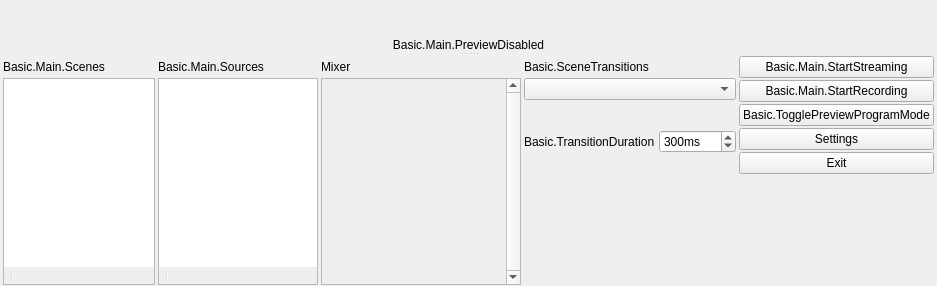
  <widget class="QWidget" name="centralwidget">
   <layout class="QHBoxLayout" name="horizontalLayout">
    <property name="leftMargin"> 
     <number>0</number> 
    </property> 
    <property name="topMargin"> 
     <number>0</number> 
    </property> 
    <property name="rightMargin"> 
     <number>0</number> 
    </property> 
    <property name="bottomMargin"> 
     <number>0</number> 
    </property> 
    <item>
     <widget class="QSplitter" name="mainSplitter">
      <property name="orientation">
       <enum>Qt::Vertical</enum>
      </property>
      <property name="childrenCollapsible">
       <bool>false</bool>
      </property>
      <widget class="QWidget" name="verticalLayoutWidget_7">
       <layout class="QVBoxLayout" name="verticalLayout_14">
        <item>
         <layout class="QHBoxLayout" name="previewLayout">
          <property name="spacing">
           <number>2</number>
          </property>
          <item>
           <layout class="QVBoxLayout" name="previewTextLayout">
            <property name="spacing">
             <number>4</number>
            </property>
            <item>
             <widget class="OBSBasicPreview" name="preview" native="true">
              <property name="sizePolicy">
               <sizepolicy hsizetype="Expanding" vsizetype="Expanding">
                <horstretch>0</horstretch>
                <verstretch>0</verstretch>
               </sizepolicy>
              </property>
              <property name="minimumSize">
               <size>
                <width>32</width>
                <height>32</height>
               </size>
              </property>
              <property name="focusPolicy">
               <enum>Qt::ClickFocus</enum>
              </property>
              <property name="contextMenuPolicy">
               <enum>Qt::CustomContextMenu</enum>
              </property>
             </widget>
            </item>
           </layout>
          </item>
         </layout>
        </item>
        <item>
         <widget class="QLabel" name="previewDisabledLabel">
          <property name="sizePolicy">
           <sizepolicy hsizetype="Expanding" vsizetype="Expanding">
            <horstretch>0</horstretch>
            <verstretch>0</verstretch>
           </sizepolicy>
          </property>
          <property name="contextMenuPolicy">
           <enum>Qt::CustomContextMenu</enum>
          </property>
          <property name="text">
           <string>Basic.Main.PreviewDisabled</string>
          </property>
          <property name="alignment">
           <set>Qt::AlignCenter</set>
          </property>
         </widget>
        </item>
       </layout>
      </widget>
      <widget class="QWidget" name="gridLayoutWidget_2">
       <layout class="QGridLayout" name="gridLayout_2">
        <property name="leftMargin">
         <number>3</number>
        </property>
        <property name="rightMargin">
         <number>3</number>
        </property>
        <property name="bottomMargin">
         <number>1</number>
        </property>
        <property name="horizontalSpacing">
         <number>3</number>
        </property>
        <property name="verticalSpacing">
         <number>0</number>
        </property>
        <item row="0" column="4" rowspan="2">
         <layout class="QVBoxLayout" name="buttonsVLayout">
          <property name="spacing">
           <number>2</number>
          </property>
          <item>
           <widget class="QPushButton" name="streamButton">
            <property name="enabled">
             <bool>true</bool>
            </property>
            <property name="sizePolicy">
             <sizepolicy hsizetype="Preferred" vsizetype="Fixed">
              <horstretch>0</horstretch>
              <verstretch>0</verstretch>
             </sizepolicy>
            </property>
            <property name="text">
             <string>Basic.Main.StartStreaming</string>
            </property>
            <property name="checkable">
             <bool>false</bool>
            </property>
           </widget>
          </item>
          <item>
           <widget class="QPushButton" name="recordButton">
            <property name="enabled">
             <bool>true</bool>
            </property>
            <property name="sizePolicy">
             <sizepolicy hsizetype="Preferred" vsizetype="Fixed">
              <horstretch>0</horstretch>
              <verstretch>0</verstretch>
             </sizepolicy>
            </property>
            <property name="minimumSize">
             <size>
              <width>130</width>
              <height>0</height>
             </size>
            </property>
            <property name="text">
             <string>Basic.Main.StartRecording</string>
            </property>
           </widget>
          </item>
          <item>
           <widget class="QPushButton" name="modeSwitch">
            <property name="text">
             <string>Basic.TogglePreviewProgramMode</string>
            </property>
            <property name="checkable">
             <bool>true</bool>
            </property>
           </widget>
          </item>
          <item>
           <widget class="QPushButton" name="settingsButton">
            <property name="sizePolicy">
             <sizepolicy hsizetype="Preferred" vsizetype="Fixed">
              <horstretch>0</horstretch>
              <verstretch>0</verstretch>
             </sizepolicy>
            </property>
            <property name="text">
             <string>Settings</string>
            </property>
           </widget>
          </item>
          <item>
           <widget class="QPushButton" name="exitButton">
            <property name="sizePolicy">
             <sizepolicy hsizetype="Preferred" vsizetype="Fixed">
              <horstretch>0</horstretch>
              <verstretch>0</verstretch>
             </sizepolicy>
            </property>
            <property name="text">
             <string>Exit</string>
            </property>
           </widget>
          </item>
          <item>
           <spacer name="expVSpacer_2">
            <property name="orientation">
             <enum>Qt::Vertical</enum>
            </property>
            <property name="sizeHint" stdset="0">
             <size>
              <width>0</width>
              <height>0</height>
             </size>
            </property>
           </spacer>
          </item>
         </layout>
        </item>
        <item row="1" column="2">
         <widget class="VScrollArea" name="scrollArea">
          <property name="minimumSize">
           <size>
            <width>200</width>
            <height>0</height>
           </size>
          </property>
          <property name="frameShape">
           <enum>QFrame::StyledPanel</enum>
          </property>
          <property name="frameShadow">
           <enum>QFrame::Sunken</enum>
          </property>
          <property name="verticalScrollBarPolicy">
           <enum>Qt::ScrollBarAlwaysOn</enum>
          </property>
          <property name="horizontalScrollBarPolicy">
           <enum>Qt::ScrollBarAlwaysOff</enum>
          </property>
          <property name="widgetResizable">
           <bool>true</bool>
          </property>
          <widget class="QWidget" name="volumeWidgets">
           <property name="geometry">
            <rect>
             <x>0</x>
             <y>0</y>
             <width>215</width>
             <height>16</height>
            </rect>
           </property>
           <property name="sizePolicy">
            <sizepolicy hsizetype="Preferred" vsizetype="Maximum">
             <horstretch>0</horstretch>
             <verstretch>0</verstretch>
            </sizepolicy>
           </property>
           <layout class="QVBoxLayout" name="verticalLayout_18">
            <property name="spacing">
             <number>0</number>
            </property>
            <property name="leftMargin">
             <number>0</number>
            </property>
            <property name="topMargin">
             <number>0</number>
            </property>
            <property name="rightMargin">
             <number>0</number>
            </property>
            <property name="bottomMargin">
             <number>0</number>
            </property>
           </layout>
          </widget>
         </widget>
        </item>
        <item row="1" column="0">
         <layout class="QVBoxLayout" name="scenesVLayout">
          <property name="spacing">
           <number>0</number>
          </property>
          <item>
           <widget class="QFrame" name="scenesFrame">
            <property name="sizePolicy">
             <sizepolicy hsizetype="Expanding" vsizetype="Expanding">
              <horstretch>0</horstretch>
              <verstretch>0</verstretch>
             </sizepolicy>
            </property>
            <property name="minimumSize">
             <size>
              <width>140</width>
              <height>0</height>
             </size>
            </property>
            <property name="maximumSize">
             <size>
              <width>180</width>
              <height>16777215</height>
             </size>
            </property>
            <property name="frameShape">
             <enum>QFrame::StyledPanel</enum>
            </property>
            <property name="frameShadow">
             <enum>QFrame::Sunken</enum>
            </property>
            <layout class="QVBoxLayout" name="verticalLayout_11">
             <property name="spacing">
              <number>0</number>
             </property>
             <property name="leftMargin">
              <number>0</number>
             </property>
             <property name="topMargin">
              <number>0</number>
             </property>
             <property name="rightMargin">
              <number>0</number>
             </property>
             <property name="bottomMargin">
              <number>0</number>
             </property>
             <item>
              <widget class="QListWidget" name="scenes">
               <property name="sizePolicy">
                <sizepolicy hsizetype="Preferred" vsizetype="Expanding">
                 <horstretch>0</horstretch>
                 <verstretch>0</verstretch>
                </sizepolicy>
               </property>
               <property name="contextMenuPolicy">
                <enum>Qt::CustomContextMenu</enum>
               </property>
               <property name="frameShape">
                <enum>QFrame::NoFrame</enum>
               </property>
               <property name="frameShadow">
                <enum>QFrame::Plain</enum>
               </property>
               <property name="showDropIndicator" stdset="0">
                <bool>true</bool>
               </property>
               <property name="dragEnabled">
                <bool>true</bool>
               </property>
               <property name="dragDropMode">
                <enum>QAbstractItemView::InternalMove</enum>
               </property>
               <property name="defaultDropAction">
                <enum>Qt::TargetMoveAction</enum>
               </property>
               <addaction name="actionRemoveScene"/>
              </widget>
             </item>
             <item>
              <widget class="QToolBar" name="scenesToolbar">
               <property name="iconSize">
                <size>
                 <width>16</width>
                 <height>16</height>
                </size>
               </property>
               <property name="floatable">
                <bool>false</bool>
               </property>
               <addaction name="actionAddScene"/>
               <addaction name="actionRemoveScene"/>
               <addaction name="separator"/>
               <addaction name="actionSceneUp"/>
               <addaction name="actionSceneDown"/>
              </widget>
             </item>
             <item>
              <spacer name="scenesFixedSizeHSpacer">
               <property name="orientation">
                <enum>Qt::Horizontal</enum>
               </property>
               <property name="sizeType">
                <enum>QSizePolicy::Fixed</enum>
               </property>
               <property name="sizeHint" stdset="0">
                <size>
                 <width>150</width>
                 <height>0</height>
                </size>
               </property>
              </spacer>
             </item>
            </layout>
           </widget>
          </item>
         </layout>
        </item>
        <item row="0" column="1">
         <widget class="QLabel" name="sourcesLabel">
          <property name="text">
           <string>Basic.Main.Sources</string>
          </property>
         </widget>
        </item>
        <item row="0" column="2">
         <layout class="QHBoxLayout" name="mixadvHLayout">
          <property name="spacing">
           <number>2</number>
          </property>
          <item>
           <widget class="QLabel" name="mixerLabel">
            <property name="sizePolicy">
             <sizepolicy hsizetype="Maximum" vsizetype="Preferred">
              <horstretch>0</horstretch>
              <verstretch>0</verstretch>
             </sizepolicy>
            </property>
            <property name="text">
             <string>Mixer</string>
            </property>
           </widget>
          </item>
          <item>
           <widget class="QPushButton" name="advAudioProps">
            <property name="sizePolicy">
             <sizepolicy hsizetype="Maximum" vsizetype="Maximum">
              <horstretch>0</horstretch>
              <verstretch>0</verstretch>
             </sizepolicy>
            </property>
            <property name="maximumSize">
             <size>
              <width>22</width>
              <height>22</height>
             </size>
            </property>
            <property name="accessibleName">
             <string>Basic.AdvAudio</string>
            </property>
            <property name="text">
             <string notr="true"/>
            </property>
            <property name="icon">
             <iconset resource="obs.qrc">
              <normaloff>:/res/images/configuration21_16.png</normaloff>:/res/images/configuration21_16.png</iconset>
            </property>
            <property name="flat">
             <bool>true</bool>
            </property>
            <property name="themeID" stdset="0">
             <string notr="true">configIconSmall</string>
            </property>
           </widget>
          </item>
          <item>
           <spacer name="mixadvHSpacer_4">
            <property name="orientation">
             <enum>Qt::Horizontal</enum>
            </property>
            <property name="sizeHint" stdset="0">
             <size>
              <width>0</width>
              <height>0</height>
             </size>
            </property>
           </spacer>
          </item>
         </layout>
        </item>
        <item row="1" column="1">
         <layout class="QVBoxLayout" name="sourcesVLayout">
          <property name="spacing">
           <number>0</number>
          </property>
          <item>
           <widget class="QFrame" name="sourcesFrame">
            <property name="sizePolicy">
             <sizepolicy hsizetype="Expanding" vsizetype="Expanding">
              <horstretch>0</horstretch>
              <verstretch>0</verstretch>
             </sizepolicy>
            </property>
            <property name="minimumSize">
             <size>
              <width>160</width>
              <height>0</height>
             </size>
            </property>
            <property name="maximumSize">
             <size>
              <width>300</width>
              <height>16777215</height>
             </size>
            </property>
            <property name="frameShape">
             <enum>QFrame::StyledPanel</enum>
            </property>
            <property name="frameShadow">
             <enum>QFrame::Sunken</enum>
            </property>
            <layout class="QVBoxLayout" name="verticalLayout_16">
             <property name="spacing">
              <number>0</number>
             </property>
             <property name="leftMargin">
              <number>0</number>
             </property>
             <property name="topMargin">
              <number>0</number>
             </property>
             <property name="rightMargin">
              <number>0</number>
             </property>
             <property name="bottomMargin">
              <number>0</number>
             </property>
             <item>
              <widget class="SourceListWidget" name="sources">
               <property name="sizePolicy">
                <sizepolicy hsizetype="Preferred" vsizetype="Expanding">
                 <horstretch>0</horstretch>
                 <verstretch>0</verstretch>
                </sizepolicy>
               </property>
               <property name="contextMenuPolicy">
                <enum>Qt::CustomContextMenu</enum>
               </property>
               <property name="frameShape">
                <enum>QFrame::NoFrame</enum>
               </property>
               <property name="showDropIndicator" stdset="0">
                <bool>true</bool>
               </property>
               <property name="dragEnabled">
                <bool>true</bool>
               </property>
               <property name="dragDropMode">
                <enum>QAbstractItemView::InternalMove</enum>
               </property>
               <property name="defaultDropAction">
                <enum>Qt::TargetMoveAction</enum>
               </property>
               <property name="selectionMode">
                <enum>QAbstractItemView::ExtendedSelection</enum>
               </property>
               <addaction name="actionRemoveSource"/>
              </widget>
             </item>
             <item>
              <widget class="QToolBar" name="sourcesToolbar">
               <property name="iconSize">
                <size>
                 <width>16</width>
                 <height>16</height>
                </size>
               </property>
               <property name="floatable">
                <bool>false</bool>
               </property>
               <addaction name="actionAddSource"/>
               <addaction name="actionRemoveSource"/>
               <addaction name="actionSourceProperties"/>
               <addaction name="separator"/>
               <addaction name="actionSourceUp"/>
               <addaction name="actionSourceDown"/>
              </widget>
             </item>
             <item>
              <spacer name="sourcesFixedSizeHSpacer">
               <property name="orientation">
                <enum>Qt::Horizontal</enum>
               </property>
               <property name="sizeType">
                <enum>QSizePolicy::Fixed</enum>
               </property>
               <property name="sizeHint" stdset="0">
                <size>
                 <width>150</width>
                 <height>0</height>
                </size>
               </property>
              </spacer>
             </item>
            </layout>
           </widget>
          </item>
         </layout>
        </item>
        <item row="0" column="0">
         <widget class="QLabel" name="scenesLabel">
          <property name="text">
           <string>Basic.Main.Scenes</string>
          </property>
         </widget>
        </item>
        <item row="0" column="3">
         <widget class="QLabel" name="sceneTransitionsLabel">
          <property name="text">
           <string>Basic.SceneTransitions</string>
          </property>
         </widget>
        </item>
        <item row="1" column="3">
         <widget class="QWidget" name="transitionsContainer" native="true">
          <layout class="QVBoxLayout" name="verticalLayout">
           <property name="spacing">
            <number>4</number>
           </property>
           <property name="leftMargin">
            <number>0</number>
           </property>
           <property name="topMargin">
            <number>0</number>
           </property>
           <property name="rightMargin">
            <number>0</number>
           </property>
           <property name="bottomMargin">
            <number>0</number>
           </property>
           <item>
            <widget class="QComboBox" name="transitions">
             <property name="minimumSize">
              <size>
               <width>120</width>
               <height>0</height>
              </size>
             </property>
             <property name="accessibleName">
              <string>Transition</string>
             </property>
            </widget>
           </item>
           <item>
            <layout class="QHBoxLayout" name="horizontalLayout_4">
             <property name="spacing">
              <number>4</number>
             </property>
             <item>
              <spacer name="horizontalSpacer">
               <property name="orientation">
                <enum>Qt::Horizontal</enum>
               </property>
               <property name="sizeType">
                <enum>QSizePolicy::Preferred</enum>
               </property>
               <property name="sizeHint" stdset="0">
                <size>
                 <width>40</width>
                 <height>20</height>
                </size>
               </property>
              </spacer>
             </item>
             <item>
              <widget class="QPushButton" name="transitionAdd">
               <property name="sizePolicy">
                <sizepolicy hsizetype="Maximum" vsizetype="Maximum">
                 <horstretch>0</horstretch>
                 <verstretch>0</verstretch>
                </sizepolicy>
               </property>
               <property name="maximumSize">
                <size>
                 <width>22</width>
                 <height>22</height>
                </size>
               </property>
               <property name="toolTip">
                <string>Basic.AddTransition</string>
               </property>
               <property name="accessibleName">
                <string>Basic.AddTransition</string>
               </property>
               <property name="text">
                <string notr="true"/>
               </property>
               <property name="icon">
                <iconset resource="obs.qrc">
                 <normaloff>:/res/images/add.png</normaloff>:/res/images/add.png</iconset>
               </property>
               <property name="flat">
                <bool>true</bool>
               </property>
               <property name="themeID" stdset="0">
                <string notr="true">addIconSmall</string>
               </property>
              </widget>
             </item>
             <item>
              <widget class="QPushButton" name="transitionRemove">
               <property name="sizePolicy">
                <sizepolicy hsizetype="Maximum" vsizetype="Maximum">
                 <horstretch>0</horstretch>
                 <verstretch>0</verstretch>
                </sizepolicy>
               </property>
               <property name="maximumSize">
                <size>
                 <width>22</width>
                 <height>22</height>
                </size>
               </property>
               <property name="toolTip">
                <string>Basic.RemoveTransition</string>
               </property>
               <property name="accessibleName">
                <string>Basic.RemoveTransition</string>
               </property>
               <property name="text">
                <string notr="true"/>
               </property>
               <property name="icon">
                <iconset resource="obs.qrc">
                 <normaloff>:/res/images/list_remove.png</normaloff>:/res/images/list_remove.png</iconset>
               </property>
               <property name="flat">
                <bool>true</bool>
               </property>
               <property name="themeID" stdset="0">
                <string notr="true">removeIconSmall</string>
               </property>
              </widget>
             </item>
             <item>
              <widget class="QPushButton" name="transitionProps">
               <property name="sizePolicy">
                <sizepolicy hsizetype="Maximum" vsizetype="Maximum">
                 <horstretch>0</horstretch>
                 <verstretch>0</verstretch>
                </sizepolicy>
               </property>
               <property name="maximumSize">
                <size>
                 <width>22</width>
                 <height>22</height>
                </size>
               </property>
               <property name="toolTip">
                <string>Basic.TransitionProperties</string>
               </property>
               <property name="accessibleName">
                <string>Basic.TransitionProperties</string>
               </property>
               <property name="text">
                <string notr="true"/>
               </property>
               <property name="icon">
                <iconset resource="obs.qrc">
                 <normaloff>:/res/images/configuration21_16.png</normaloff>:/res/images/configuration21_16.png</iconset>
               </property>
               <property name="flat">
                <bool>true</bool>
               </property>
               <property name="themeID" stdset="0">
                <string notr="true">configIconSmall</string>
               </property>
              </widget>
             </item>
            </layout>
           </item>
           <item>
            <layout class="QHBoxLayout" name="horizontalLayout_3">
             <property name="spacing">
              <number>4</number>
             </property>
             <item>
              <widget class="QLabel" name="transitionDurationLabel">
               <property name="sizePolicy">
                <sizepolicy hsizetype="Maximum" vsizetype="Preferred">
                 <horstretch>0</horstretch>
                 <verstretch>0</verstretch>
                </sizepolicy>
               </property>
               <property name="text">
                <string>Basic.TransitionDuration</string>
               </property>
               <property name="buddy">
                <cstring>transitionDuration</cstring>
               </property>
              </widget>
             </item>
             <item>
              <widget class="QSpinBox" name="transitionDuration">
               <property name="accessibleName">
                <string>Basic.TransitionDuration</string>
               </property>
               <property name="suffix">
                <string>ms</string>
               </property>
               <property name="minimum">
                <number>2</number>
               </property>
               <property name="maximum">
                <number>10000</number>
               </property>
               <property name="singleStep">
                <number>50</number>
               </property>
               <property name="value">
                <number>300</number>
               </property>
              </widget>
             </item>
            </layout>
           </item>
           <item>
            <spacer name="verticalSpacer">
             <property name="orientation">
              <enum>Qt::Vertical</enum>
             </property>
             <property name="sizeHint" stdset="0">
              <size>
               <width>20</width>
               <height>40</height>
              </size>
             </property>
            </spacer>
           </item>
          </layout>
         </widget>
        </item>
       </layout>
      </widget>
     </widget>
    </item>
   </layout>
  </widget>
